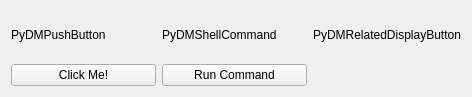
<?xml version="1.0" encoding="UTF-8"?>
<ui version="4.0">
 <class>Form</class>
 <widget class="QWidget" name="Form">
  <property name="geometry">
   <rect>
    <x>0</x>
    <y>0</y>
    <width>472</width>
    <height>97</height>
   </rect>
  </property>
  <property name="windowTitle">
   <string>Form</string>
  </property>
  <layout class="QVBoxLayout" name="verticalLayout">
   <item>
    <layout class="QGridLayout" name="gridLayout">
     <item row="0" column="0">
      <widget class="QLabel" name="label">
       <property name="text">
        <string>PyDMPushButton</string>
       </property>
      </widget>
     </item>
     <item row="0" column="1">
      <widget class="QLabel" name="label_2">
       <property name="text">
        <string>PyDMShellCommand</string>
       </property>
      </widget>
     </item>
     <item row="0" column="2">
      <widget class="QLabel" name="label_3">
       <property name="text">
        <string>PyDMRelatedDisplayButton</string>
       </property>
      </widget>
     </item>
     <item row="1" column="0">
      <widget class="PyDMPushButton" name="PyDMPushButton">
       <property name="enabled">
        <bool>true</bool>
       </property>
       <property name="toolTip">
        <string/>
       </property>
       <property name="whatsThis">
        <string>
    Basic PushButton to send a fixed value.

    The PyDMPushButton is meant to hold a specific value, and send that value
    to a channel when it is clicked, much like the MessageButton does in EDM.
    The PyDMPushButton works in two different modes of operation, first, a
    fixed value can be given to the :attr:`.pressValue` attribute, whenever the
    button is clicked a signal containing this value will be sent to the
    connected channel. This is the default behavior of the button. However, if
    the :attr:`.relativeChange` is set to True, the fixed value will be added
    to the current value of the channel. This means that the button will
    increment a channel by a fixed amount with every click, a consistent
    relative move

    Parameters
    ----------
    parent : QObject, optional
        Parent of PyDMPushButton

    label : str, optional
        String to place on button

    icon : QIcon, optional
        An Icon to display on the PyDMPushButton

    pressValue : int, float, str
        Value to be sent when the button is clicked

    relative : bool, optional
        Choice to have the button perform a relative put, instead of always
        setting to an absolute value

    init_channel : str, optional
        ID of channel to manipulate

    </string>
       </property>
       <property name="text">
        <string>Click Me!</string>
       </property>
       <property name="channel" stdset="0">
        <string>ca://BLAH</string>
       </property>
      </widget>
     </item>
     <item row="1" column="2">
      <widget class="PyDMRelatedDisplayButton" name="PyDMRelatedDisplayButton">
       <property name="mouseTracking">
        <bool>false</bool>
       </property>
       <property name="toolTip">
        <string/>
       </property>
       <property name="whatsThis">
        <string>
    A QPushButton capable of opening a new Display at the same of at a
    new window.

    Parameters
    ----------
    init_channel : str, optional
        The channel to be used by the widget.

    filename : str, optional
        The file to be opened
    </string>
       </property>
       <property name="text" stdset="0">
        <string>Open Display</string>
       </property>
      </widget>
     </item>
     <item row="1" column="1">
      <widget class="PyDMShellCommand" name="PyDMShellCommand">
       <property name="toolTip">
        <string/>
       </property>
       <property name="whatsThis">
        <string>
    A QPushButton capable of execute shell commands.
    </string>
       </property>
       <property name="text">
        <string>Run Command</string>
       </property>
      </widget>
     </item>
    </layout>
   </item>
  </layout>
 </widget>
 <customwidgets>
  <customwidget>
   <class>PyDMPushButton</class>
   <extends>QPushButton</extends>
   <header>pydm.widgets.pushbutton</header>
  </customwidget>
  <customwidget>
   <class>PyDMRelatedDisplayButton</class>
   <extends>QFrame</extends>
   <header>pydm.widgets.related_display_button</header>
  </customwidget>
  <customwidget>
   <class>PyDMShellCommand</class>
   <extends>QPushButton</extends>
   <header>pydm.widgets.shell_command</header>
  </customwidget>
 </customwidgets>
 <resources/>
 <connections/>
</ui>
